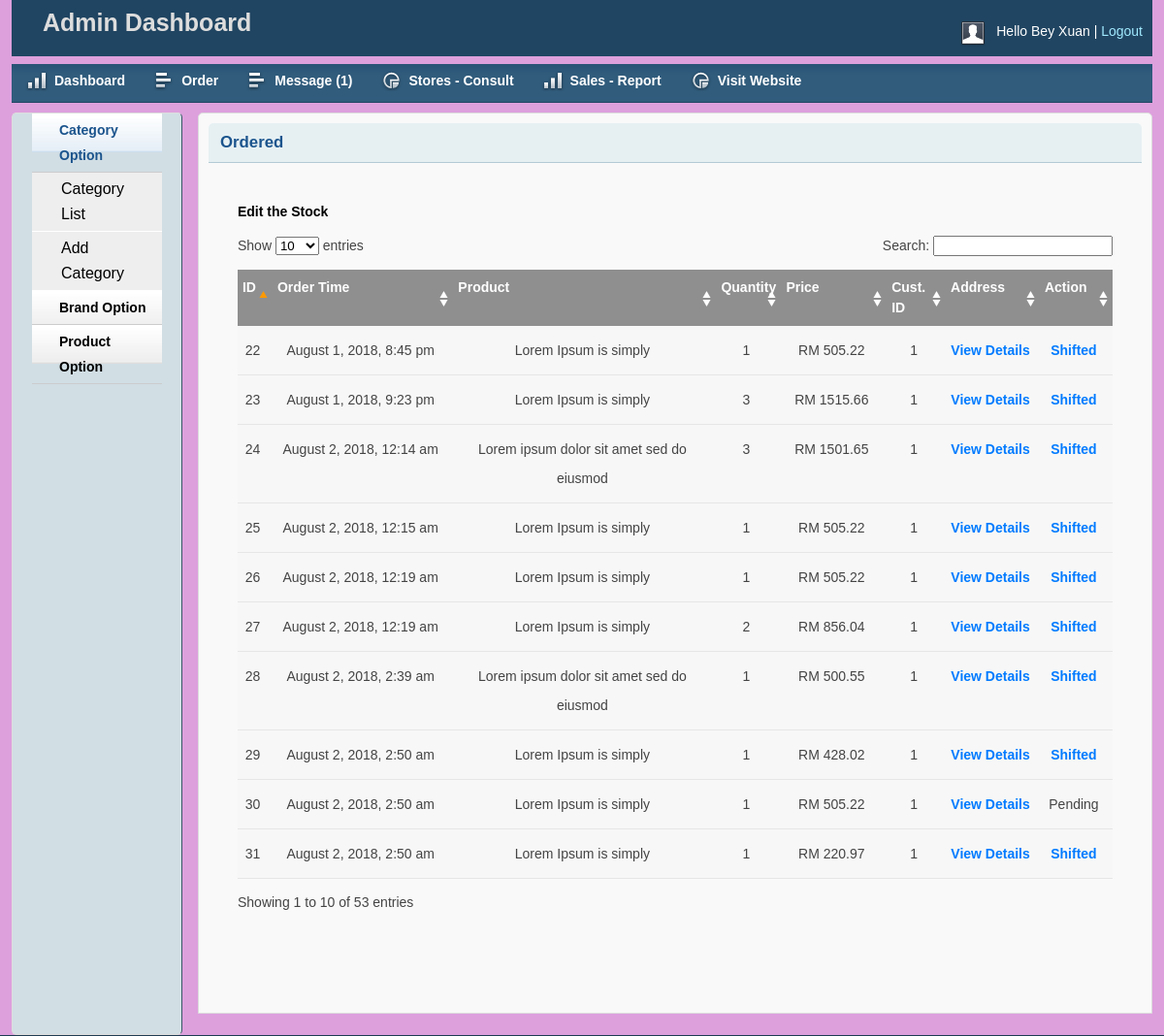
Page /admin/inbox.php (signed in) on the committed database.
### tables this page shows
CREATE TABLE `tbl_order` (
  `id` int(11) NOT NULL,
  `cmrId` int(11) NOT NULL,
  `productId` int(11) NOT NULL,
  `productName` varchar(255) NOT NULL,
  `quantity` int(11) NOT NULL,
  `price` float(10,2) NOT NULL,
  `image` varchar(255) NOT NULL,
  `date` datetime NOT NULL DEFAULT current_timestamp(),
  `status` int(11) NOT NULL DEFAULT 0
);

### lib/Database.php (called while the page is built, shortened)
<?php
Class Database{
 public $host   = DB_HOST;
 public $user   = DB_USER;
 public $pass   = DB_PASS;
 public $dbname = DB_NAME;
 public $link;
private function connectDB(){
 $this->link = new mysqli($this->host, $this->user, $this->pass,
  $this->dbname);
 }
public function select($query){
  $result = $this->link->query($query) or
   die($this->link->error.__LINE__);
  if($result->num_rows > 0){
    return $result;
  } else {
    return false;
  }
 }
}

### classess/Cart.php (called while the page is built, shortened)
<?php
$filepath = realpath(dirname(__FILE__));
include_once ($filepath.'/../lib/Database.php');
include_once ($filepath.'/../helpers/Formate.php');
?>
<?php
class Cart{
private $db;
	public function __construct()
	{
		$this->db = new Database();
	}
	public function getAllOrderProduct(){
		$query = "SELECT * FROM tbl_order ORDER BY date DESC";
		$result = $this->db->select($query);
		return $result;
	}
}
?>

### helpers/Formate.php (called while the page is built, shortened)
<?php
class Format{
 public function formatDate($date){
  return date('F j, Y, g:i a', strtotime($date));
 }
}
?>

### admin/inbox.php (the view, shortened to what this page needs)
<?php include 'inc/header.php';
 include 'inc/sidebar.php';
 ?>
<?php
$filepath = realpath(dirname(__FILE__));
include_once ($filepath.'/../classess/Cart.php');
$ct = new Cart();
$fm = new Format();
?>
        <div class="grid_10">
            <div class="box round first grid">
                <h2>Ordered</h2>
                <div class="block">
                    <table class="data display datatable" id="example">
					<p><a href="productlist.php">Edit the Stock</a></p>
					<thead>
						<tr>
							<th>ID</th>
							<th>Order Time</th>
							<th>Product</th>
							<th>Quantity</th>
							<th>Price</th>
							<th>Cust. ID</th>
							<th>Address</th>
							<th>Action</th>
						</tr>
					</thead>
					<tbody>
						<?php
						$getOrder = $ct->getAllOrderProduct();
						if ($getOrder) {
							while ($result = $getOrder->fetch_assoc()) {
						  ?>
						<tr class="odd gradeX">
							<td><?php echo $result['id']; ?></td>
							<td><?php echo $fm->formatDate($result['date']); ?></td>
							<td><?php echo $result['productName']; ?></td>
							<td><?php echo $result['quantity']; ?></td>
							<td>RM <?php echo $result['price']; ?></td>
							<td><?php echo $result['cmrId']; ?></td>
							<td><a href="customer.php?custId=<?php echo $result['cmrId']; ?>">View Details</a></td>
							<?php
							if ($result['status'] == '0') { ?>
							<td><a href="?shiftid=<?php echo $result['id']; ?>">Shifted</a></td>
							<?php }elseif($result['status'] == '1'){?>
								<td>Pending</td>
							<?php } else{ ?>
								<td><a href="?delproid=<?php echo $result['id']; ?>">Remove</a></td>
						<?php } ?>
						</tr>
					<?php }} ?>
					</tbody>
				</table>
               </div>
            </div>
        </div>
<?php include 'inc/footer.php';?>

### admin/css/text.css (style rules this page uses)
body { font: 13px/1.5 Tahoma, Helvetica, Arial, 'Liberation Sans', FreeSans, sans-serif; }
h2 { font-size: 23px; }
p, dl, hr, h1, h2, h3, h4, h5, h6, ol, ul, pre, table, address, fieldset { margin-bottom: 20px; }

### admin/css/grid.css (style rules this page uses)
.grid_1, .grid_2, .grid_3, .grid_4, .grid_5, .grid_6, .grid_7, .grid_8, .grid_9, .grid_10, .grid_11, .grid_12, .grid_13, .grid_14, .grid_15, .grid_16 { display: inline; float: left; margin-left: 1%; margin-right: 1%; }
.container_12 .grid_10 { width: 81.333%; }

### admin/css/layout.css (style rules this page uses)
body { background: #fff none repeat scroll 0 0; color: #444; font-size: 14px; padding: 0; }
a { color: #000; font-weight:bold; text-decoration: none; }
h1, h2, h3, h4, h5, h6 { line-height:1.2em; margin-bottom:.3em; }
h2 { margin-top:1em; }
.box { background:#fff; margin-bottom:20px; padding:10px 10px 10px 10px; margin-left:-8px; }
.box.grid { padding-bottom:40px; }
.box.round { -moz-border-radius: 5px 5px 0px 0px; -webkit-border-radius: 5px 5px 0px 0px; border-radius: 5px 5px 0px 0px; }
.box h2 { font-size:1.2em; font-weight:bold; color:#1B548D; background:#E6F0F3; margin:-10px -10px 0 -10px; padding:10px 12px; border-bottom:1px solid #B3CBD6; -moz-border-radius: 5px 5px 0px 0px; -webkit-border-radius: 5px 5px 0px 0px; border-radius: 5px 5px 0px 0px; }
.box.first { min-height: 406px; }
.block { padding-top:20px; }
p { margin-bottom:1em; }
.block { padding-bottom:1px; }
table.display { margin: 0 auto; clear: both; width: 100%; }
.sorting_asc { background: #8f8f8f url(../img/table/sort_asc.png) no-repeat center right; padding:8px 5px; text-align:left; color:#fff; }
.sorting { background:#8f8f8f url(../img/table/sort_both.png) no-repeat center right; padding:8px 5px; text-align:left; color:#fff; }
tr.odd { height: 30px; line-height: 30px; border-bottom:1px solid #e6e6e6; }
tr.even { height: 30px; line-height: 30px; border-bottom:1px solid #e6e6e6; }
tr.odd td, tr.even td { padding-left:5px; }

### admin/inbox.php (style rules this page uses)
.box { background: #f9f9f9; padding: 20px; border: 1px solid #ddd; border-radius: 5px; }
.block { margin: 20px; }
table { width: 100%; }
table th, table td { padding: 10px; text-align: center; }
table th { background-color: #007bff; color: #fff; }
table td { background-color: #f7f7f7; }
table a { text-decoration: none; color: #007bff; }

### rows in the picture
tbl_order: id "31", date "August 2, 2018, 2:50 am", productName "Lorem Ipsum is simply", quantity "1", price "220.97", cmrId "1"
tbl_order: id "30", date "August 2, 2018, 2:50 am", productName "Lorem Ipsum is simply", quantity "1", price "505.22", cmrId "1", status "Pending"
tbl_order: id "29", date "August 2, 2018, 2:50 am", productName "Lorem Ipsum is simply", quantity "1", price "428.02", cmrId "1"
tbl_order: id "28", date "August 2, 2018, 2:39 am", productName "Lorem ipsum dolor sit amet sed do eiusmod", quantity "1", price "500.55", cmrId "1"
tbl_order: id "27", date "August 2, 2018, 12:19 am", productName "Lorem Ipsum is simply", quantity "2", price "856.04", cmrId "1"
tbl_order: id "26", date "August 2, 2018, 12:19 am", productName "Lorem Ipsum is simply", quantity "1", price "505.22", cmrId "1"
tbl_order: id "25", date "August 2, 2018, 12:15 am", productName "Lorem Ipsum is simply", quantity "1", price "505.22", cmrId "1"
tbl_order: id "24", date "August 2, 2018, 12:14 am", productName "Lorem ipsum dolor sit amet sed do eiusmod", quantity "3", price "1501.65", cmrId "1"
tbl_order: id "23", date "August 1, 2018, 9:23 pm", productName "Lorem Ipsum is simply", quantity "3", price "1515.66", cmrId "1"
tbl_order: id "22", date "August 1, 2018, 8:45 pm", productName "Lorem Ipsum is simply", quantity "1", price "505.22", cmrId "1"

### other values in the picture
Session::get('adminName') "Bey Xuan"
$count "1"
